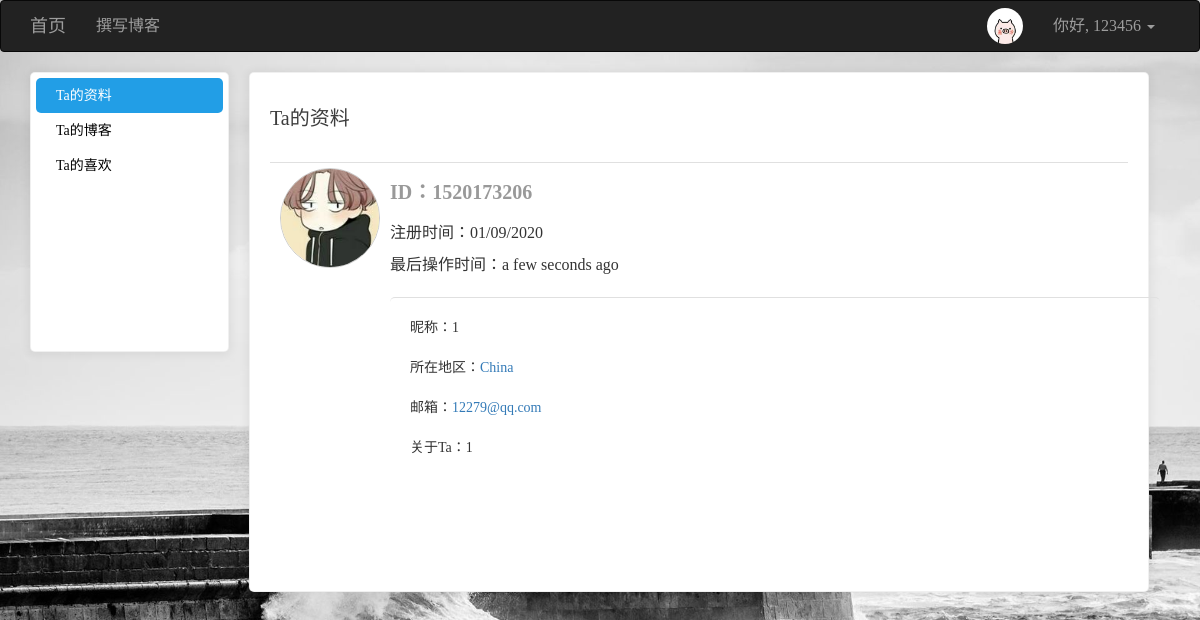
Page /user/1520173206/ (signed in) on the committed database.
### app/models/users.py (models this page shows, shortened)
class User(UserMixin, db.Model):
    __tablename__ = 'users'
    id = db.Column(db.Integer, primary_key=True)
    username = db.Column(db.String(64), unique=True)
    password_hash = db.Column(db.String(128))
    email = db.Column(db.String(128), unique=True)
    confirmed = db.Column(db.Boolean, default=False)
    icon = db.Column(db.String(64), default='default.jpg')
    name = db.Column(db.String(64))
    location = db.Column(db.String(64))
    about_me = db.Column(db.Text())
    member_since = db.Column(db.DateTime(), default=datetime.utcnow)
    last_seen = db.Column(db.DateTime(), default=datetime.utcnow)
    posts = db.relationship('Posts', backref='user', lazy='dynamic', cascade='all, delete-orphan')
    favorites = db.relationship('Posts', secondary="collections", backref=db.backref('users', lazy='dynamic'), lazy='dynamic')
    comments = db.relationship('Comment', backref='user', lazy='dynamic', cascade='all, delete-orphan')
    @property
    def password(self):
        raise AttributeError('密码不可读')
    def ping(self):
        self.last_seen = datetime.utcnow()
        db.session.add(self)
        db.session.commit()

### app/views/user.py (the view)
@user.route('/<username>/', methods=['GET', 'POST'])
def index(username):
    u = User.query.filter_by(username=username).first_or_404()
    return render_template('user/gerenzhongxin.html', user=u)

### app/models/users.py (called while the page is built)
@loginmanager.user_loader
def user_loader(uid):
    return User.query.get(int(uid))

### app/views/user.py (called while the page is built)
@user.before_app_request
def before_request():
    if current_user.is_authenticated:
        current_user.ping()

### app/templates/user/gerenzhongxin.html (shortened to what this page needs)
{% extends 'commons/base.html' %}
{% block styles %}
    {{ super() }}
{% endblock %}
{% block page_content %}
    <div class="left_cont" style="background: white" >
        <ul>
            <li class="side1"><a href="{{ url_for('user.index', username=user.username) }}" class="aside">{% if current_user.username == user.username %}我{% else %}Ta{% endif %}的资料</a></li>
            <li class="side3"><a href="{{ url_for('user.my_blog', username=user.username) }}">{% if current_user.username == user.username %}我{% else %}Ta{% endif %}的博客</a></li>
            <li class="side4"><a href="{{ url_for('user.my_fav', username=user.username) }}">{% if current_user.username == user.username %}我{% else %}Ta{% endif %}的喜欢</a></li>
        </ul>
    </div>
    <div class="right_cont" style="background: white; border: 1px solid rgba(0, 0, 0, .06); padding: 0 20px; box-shadow: 0 1px 10px 2px rgba(0, 0, 0, .06); border-radius: 5px">
        <h3>{% if current_user.username == user.username %}我{% else %}Ta{% endif %}的资料</h3>
        <div class="user_info">
            <div class="header">
            <img style="width: 100px;border-radius: 60%; border: 1px solid #ccc" src="{{ url_for('static', filename='uploads/' + user.icon) }}" alt="头像">
            </div>
            <div class="right_c">
                <span class="display_name">ID：{{ user.username }}</span>
                <div class="log_time">注册时间：{{ moment(user.member_since).format('L') }}</div>
                <div class="log_time">最后操作时间：{{ moment(user.last_seen).fromNow() }}</div>
                {% if user.name or user.location %}
                    <ul class="self">
                        <li>{% if user.name %}昵称：{{ user.name }}<br>{% endif %}</li>
                        <li>{% if user.location %}
                                所在地区：<a href="http://maps.google.com/?q={{ user.location }}">{{ user.location }}</a>
                            {% endif %}
                        </li>
                        <li>邮箱：<a href="mailto:{{ user.email }}">{{ user.email }}</a></li>
                        <li>{% if user.about_me %}关于{% if current_user.username == user.username %}我{% else %}Ta{% endif %}：{{ user.about_me }}{% endif %}</li>
                    </ul>
                {% endif %}
            </div>
        </div>
    </div>
{% endblock %}

### app/templates/commons/base.html (shortened to what this page needs)
{% extends 'bootstrap/base.html' %}
{% import 'bootstrap/wtf.html' as wtf %}
{% block navbar %}
    <nav class="navbar navbar-inverse" style="-webkit-user-select: none; font-size: 16px;">
        <div class="container">
            <div class="navbar-header">
                <a class="navbar-brand" href="{{ url_for('main.index') }}">首页</a>
            </div>
            <div class="collapse navbar-collapse">
                <ul class="nav navbar-nav">
                    {% if current_user.is_authenticated %}
                        <li><a href="{{ url_for('posts.index') }}">撰写博客</a></li>
                    {% endif %}
                </ul>
                <ul class="nav navbar-nav navbar-right">
                    {% if current_user.is_authenticated %}
                        <li>
                            <a href="{{ url_for('user.index', username=current_user.username) }}">
                                <img style="width: 36px; height: 36px; border-radius: 50%; float: left; margin-top: -8px" src="{{ url_for('static', filename='uploads/' + current_user.icon) }}" alt="...">
                            </a>
                        </li>
                        <li class="dropdown">
                            <a href="#" class="dropdown-toggle" data-toggle="dropdown" role="button" aria-haspopup="true"
                               aria-expanded="false">你好, {{ current_user.username }} <span class="caret"></span></a>
                        </li>
                    {% else %}
                        <li><a href="{{ url_for('user.register') }}">注册</a></li>
                        <li><a href="{{ url_for('user.login') }}">登录</a></li>
                    {% endif %}
                </ul>
            </div>
        </div>
    </nav>
{% endblock %}
{% block content %}
    <div class="container">
        {% block page_content %}
        {% endblock %}
    </div>
{% endblock %}
{% block styles %}
    {{ super() }}
{% endblock %}

### app/templates/commons/base.html (style rules this page uses)
body { font-family: "田氏宋体旧字形"; -webkit-user-select: none; background-image: url(/images/1214885.jpg); -webkit-background-size: cover; -o-background-size: cover; background-size: cover; z-index: -2; }

### app/templates/user/gerenzhongxin.html (style rules this page uses)
.left_cont { width: 199px;height:280px;float: left; border: 1px solid rgba(0, 0, 0, .06); padding: 5px; box-shadow: 0 1px 10px 2px rgba(0, 0, 0, .06); border-radius: 5px }
.right_cont { width: 900px;height: 520px;margin: 0 20px;display: inline-block }
h3 { font-size: 20px;color: #3d3d3d;height: 90px;line-height: 90px;border-bottom: 1px solid #e0e0e0;margin: 0; }
.user_info { float:left;margin-right: 16px;width: 900px; }
.header { width: 100px;height:120px;border-radius: 50%;float: left;margin: 5px 10px; }
.right_c { display: inline-block }
.display_name { font-size: 20px;font-weight: bold;color: #999;margin: 15px 0 5px;display:inline-block; }
.log_time { font-size: 16px;margin: 10px 0 5px; }
li, ul { padding: 0;margin: 0;list-style: none; border-radius: 5px }
.self { border-top: 1px solid #e0e0e0; width: 770px;margin-top: 20px }
.self li { margin: 20px }
.side1 a,.side2 a,.side3 a, .side4 a { font-size: 14px; color: black;display: inline-block;height: 35px;line-height: 35px;width: 100%; padding-left: 20px }
.side1 { background-color: #229EE6; }
.side1 a { color: white; }

### rows in the picture
User: icon (picture), username "123456"
User: icon (placeholder picture), username "1520173206", member_since "01/09/2020", last_seen "a few seconds ago", name "1", location "China", email "12279@qq.com", about_me "1"
